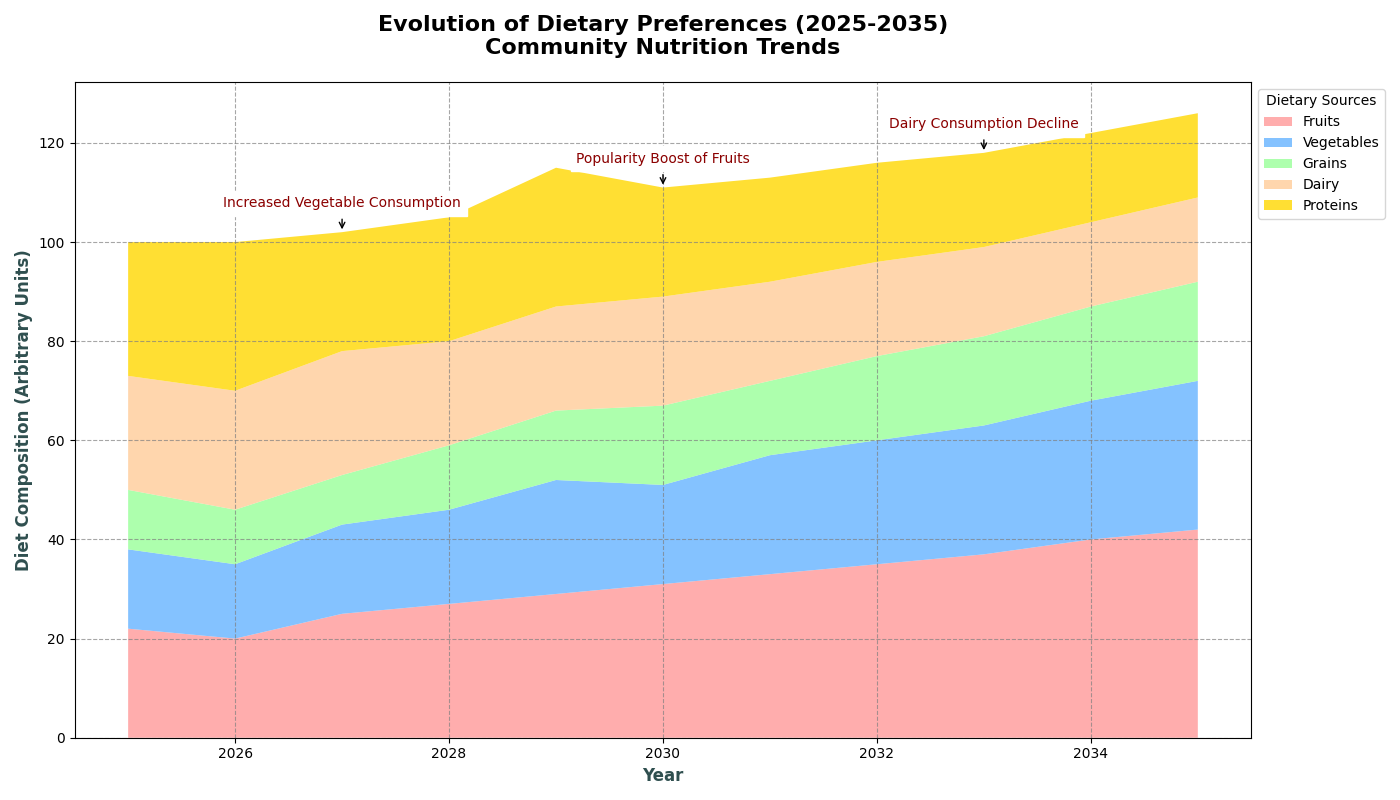

Here is the Python script that generated this plot:
import matplotlib.pyplot as plt
import numpy as np

years = np.arange(2025, 2036)

# Randomly altered diet preference data (manually mixed while preserving original structure)
fruits = [22, 20, 25, 27, 29, 31, 33, 35, 37, 40, 42]
vegetables = [16, 15, 18, 19, 23, 20, 24, 25, 26, 28, 30]
grains = [12, 11, 10, 13, 14, 16, 15, 17, 18, 19, 20]
dairy = [23, 24, 25, 21, 21, 22, 20, 19, 18, 17, 17]
proteins = [27, 30, 24, 25, 28, 22, 21, 20, 19, 18, 17]

plt.figure(figsize=(14, 8))
plt.stackplot(years, fruits, vegetables, grains, dairy, proteins, 
              labels=['Fruits', 'Vegetables', 'Grains', 'Dairy', 'Proteins'], 
              colors=['#FF9999', '#66B3FF', '#99FF99', '#FFCC99', '#FFD700'], alpha=0.8)

plt.title('Evolution of Dietary Preferences (2025-2035)\nCommunity Nutrition Trends', fontsize=16, fontweight='bold', pad=20)
plt.xlabel('Year', fontsize=12, fontweight='bold', color='darkslategray')
plt.ylabel('Diet Composition (Arbitrary Units)', fontsize=12, fontweight='bold', color='darkslategray')

plt.legend(loc='upper left', bbox_to_anchor=(1, 1), title='Dietary Sources', fontsize=10)
plt.grid(True, linestyle='--', which='major', color='grey', alpha=0.7)

annotations = {
    2027: 'Increased Vegetable Consumption',
    2030: 'Popularity Boost of Fruits',
    2033: 'Dairy Consumption Decline'
}

for year, text in annotations.items():
    total_amount = sum([fruits[year-2025], vegetables[year-2025], grains[year-2025], dairy[year-2025], proteins[year-2025]])
    plt.annotate(text, xy=(year, total_amount), xytext=(year, total_amount + 5),
                 arrowprops=dict(facecolor='black', arrowstyle='->'),
                 fontsize=10, ha='center', color='darkred', backgroundcolor='white')

plt.tight_layout()
plt.show()
